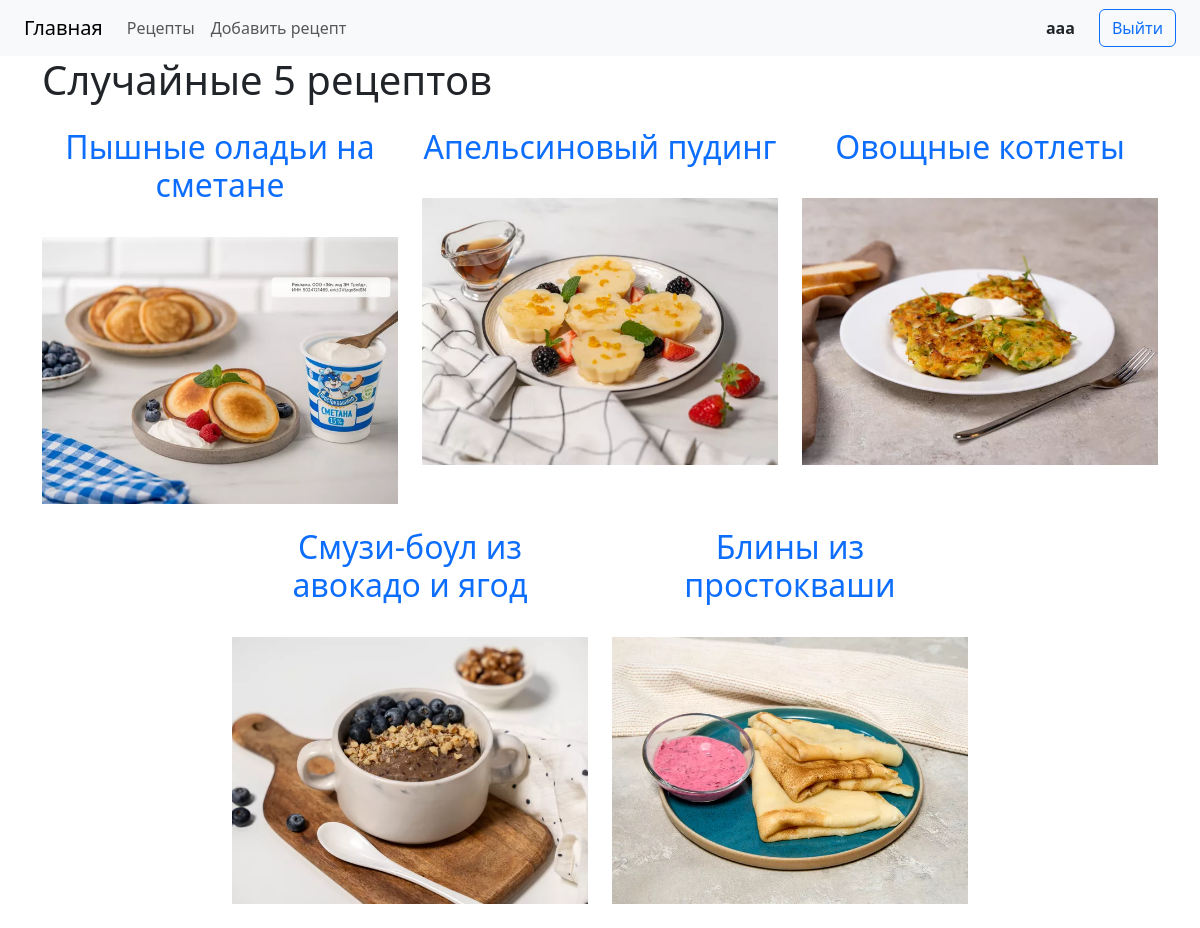
Screenshot of / (signed in) with the database file from the repository.
### main/models.py (models this page shows, shortened)
class Recipe(models.Model):
    title = models.CharField(max_length=100)
    description = models.TextField()
    steps = models.TextField()
    cook_time = models.IntegerField(default=0)
    image = models.ImageField()
    author = models.ForeignKey('auth.User', on_delete=models.CASCADE)
    class Meta:
        verbose_name = 'Рецепт'
        verbose_name_plural = 'Рецепты'

### main/views.py (the view)
# urls.py: urls.path('', index, name='home'),
def index(request):
    recipes = Recipe.objects.all().order_by('?')[:5]
    context = {
        'recipes': recipes
    }
    return render(request, 'main/index.html', context)

### templates/main/index.html (shortened to what this page needs)
{% extends 'layout.html' %}
{% load static %}
{% block content %}
    <h1 class="mb-4">Случайные 5 рецептов</h1>
    <div class="row justify-content-center">
        {% for recipe in recipes %}
            <div class="col-4 mb-4">
                <a class="text-decoration-none text-center" href="{% url 'recipe' recipe.id %}"><h2>{{ recipe.title }}</h2></a><br>
                <img src="{% static recipe.image.url %}" alt="{{ recipe.title }}" width="100%">
            </div>
        {% endfor %}
    </div>
{% endblock %}

### templates/layout.html (shortened to what this page needs)
{% load static %}
<!DOCTYPE html>
<html lang="en">
<head>
    <link rel="stylesheet" href="{% static 'css/style.css' %}">
    <link href="https://cdn.jsdelivr.net/npm/bootstrap@5.3.3/dist/css/bootstrap.min.css" rel="stylesheet"
>
</head>
<body>
<header>
    <nav class="navbar navbar-expand-lg navbar-light bg-light">
        <a class="navbar-brand ms-4" href="{% url 'home' %}">Главная</a>
        <ul class="navbar-nav me-auto">
            <li class="nav-item active">
                <a class="nav-link" href="{% url 'home' %}">Рецепты</a>
            </li>
            <li class="nav-item">
                <a class="nav-link" href="{% url 'add' %}">Добавить рецепт</a>
            </li>
        </ul>
        {% if not user.is_authenticated %}
            <a class="btn btn-outline-primary me-4" href="{% url 'register' %}">Регистрация</a>
            <a class="btn btn-primary me-4" href="{% url 'login' %}">Войти</a>
        {% else %}
            <a class="nav-link me-4" href="{% url 'account_home' %}"><strong>{{ user.username }}</strong></a>
            <a class="btn btn-outline-primary me-4" href="{% url 'logout' %}">Выйти</a>
        {% endif %}
    </nav>
</header>
<main class="container">
    {% block content %}{% endblock %}
</main>
</body>
</html>

### rows the page displays
Recipe: title "Пышные оладьи на сметане", image (picture)
Recipe: title "Апельсиновый пудинг", image (picture)
Recipe: title "Овощные котлеты", image (picture)
Recipe: title "Смузи-боул из авокадо и ягод", image (picture)
Recipe: title "Блины из простокваши", image (picture)

### other values shown
{{ user.username }} "aaa"
